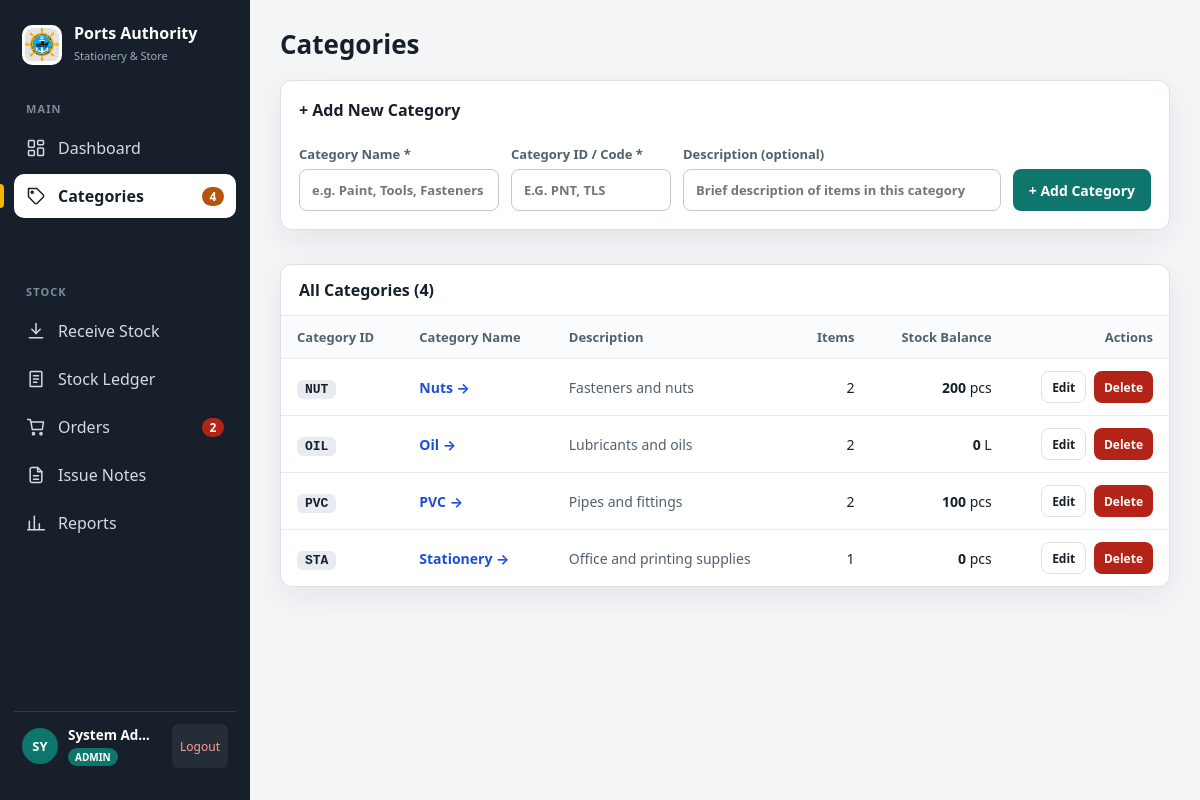
Page /app/categories.php (signed in) on the committed database.
### tables this page shows
CREATE TABLE IF NOT EXISTS categories (
    id INT AUTO_INCREMENT PRIMARY KEY,
    name VARCHAR(100) NOT NULL UNIQUE,
    code VARCHAR(10) NOT NULL UNIQUE,
    description VARCHAR(255) DEFAULT NULL,
    unit VARCHAR(20) NOT NULL DEFAULT 'pcs',
    default_reorder INT NOT NULL DEFAULT 10,
    color VARCHAR(20) DEFAULT '#0F766E'
);

### app/helpers.php (called while the page is built, shortened)
<?php
function db() {
    static $pdo = null;
    if ($pdo === null) {
        $dsn = 'mysql:host=' . DB_HOST . ';dbname=' . DB_NAME . ';charset=utf8mb4';
        $pdo = new PDO($dsn, DB_USER, DB_PASS, [
            PDO::ATTR_ERRMODE => PDO::ERRMODE_EXCEPTION,
            PDO::ATTR_DEFAULT_FETCH_MODE => PDO::FETCH_ASSOC,
            PDO::ATTR_EMULATE_PREPARES => false,
        ]);
    }
    return $pdo;
}
try {
    $pdo = db();
} catch (Throwable $e) {
    $pdo = null;
}
function q($sql, $params = []) {
    global $pdo;
    $stmt = $pdo->prepare($sql);
    $stmt->execute($params);
    return $stmt;
}
function e($value) {
    return htmlspecialchars((string) ($value ?? ''), ENT_QUOTES, 'UTF-8');
}
function qty($value) {
    $num = (float) $value;
    if (floor($num) == $num) {
        return number_format($num, 0);
    }
    return number_format($num, 2);
}

### app/categories.php (the view, shortened to what this page needs)
<?php
require_once __DIR__ . '/layout.php';
$rows = q("SELECT c.*, COUNT(b.id) AS items, COALESCE(SUM(b.balance), 0) AS bal
           FROM categories c
           LEFT JOIN item_balances b ON b.category = c.name
           GROUP BY c.id, c.name, c.code, c.description, c.unit, c.default_reorder, c.color
           ORDER BY c.name ASC")->fetchAll();
?>
<div class="box pad" style="margin-bottom:16px">
  <h2 style="padding:0 0 14px 0;border-bottom:0;margin:0">+ Add New Category</h2>
  <form method="post">
    <div class="row" style="margin-top:10px">
      <label style="flex:1;min-width:200px">
        Category Name *
        <input name="name" required placeholder="e.g. Paint, Tools, Fasteners">
      </label>
      <label style="width:160px">
        Category ID / Code *
        <input name="code" required maxlength="10" placeholder="e.g. PNT, TLS" style="text-transform:uppercase">
      </label>
      <label style="flex:2;min-width:260px">
        Description (optional)
        <input name="description" placeholder="Brief description of items in this category">
      </label>
      <div style="align-self:flex-end">
        <button class="btn g">+ Add Category</button>
      </div>
    </div>
  </form>
</div>
<div class="box">
  <h2>All Categories (<?= count($rows) ?>)</h2>
  <table>
    <thead>
      <tr>
        <th>Category ID</th>
        <th>Category Name</th>
        <th>Description</th>
        <th class="r">Items</th>
        <th class="r">Stock Balance</th>
        <th class="r">Actions</th>
      </tr>
    </thead>
    <tbody>
      <?php foreach ($rows as $r): ?>
        <tr>
          <td><span class="code"><?= e($r['code']) ?></span></td>
          <td>
            <a href="inventory.php?cat=<?= urlencode($r['name']) ?>" style="color:var(--blue);font-weight:700;text-decoration:none">
              <?= e($r['name']) ?> &rarr;
            </a>
          </td>
          <td style="color:var(--mut)"><?= e($r['description'] ?: '-') ?></td>
          <td class="r"><?= (int)$r['items'] ?></td>
          <td class="r"><b><?= qty($r['bal']) ?></b> <?= e($r['unit'] ?? 'pcs') ?></td>
          <td class="r" style="white-space:nowrap">
            <button type="button" class="btn s o" onclick='openEditModal(<?= json_encode($r, JSON_HEX_TAG | JSON_HEX_APOS | JSON_HEX_QUOT | JSON_HEX_AMP) ?>)'>
              Edit
            </button>
            <button type="button" class="btn s d" style="margin-left:4px" onclick="confirmDeleteCat(<?= (int)$r['id'] ?>, '<?= e(addslashes($r['name'])) ?>', <?= (int)$r['items'] ?>)">
              Delete
            </button>
          </td>
        </tr>
      <?php endforeach; ?>
    </tbody>
  </table>
</div>

### app/app.css (style rules this page uses)
:root { --ink: #17202A; --mut: #52606D; --bg: #F4F5F7; --line: #DDE1E6; --red: #B42318; --blue: #1D4ED8; --port: #0F766E; --shop: #B45309; --panel: #ffffff; --shadow: 0 10px 30px rgba(23, 32, 42, 0.07); }
* { box-sizing: border-box; }
body { margin: 0; font-family: system-ui, -apple-system, Segoe UI, Roboto, Helvetica, Arial, sans-serif; color: var(--ink); background: var(--bg); }
button, input, select, textarea { font: inherit; }
nav svg { width: 20px; height: 20px; flex-shrink: 0; fill: none; stroke: currentColor; stroke-width: 1.8; stroke-linecap: round; stroke-linejoin: round; }
.btn { min-height: 42px; padding: 0 16px; border-radius: 8px; border: 0; background: var(--ink); color: #fff; font-weight: 600; font-size: 14px; cursor: pointer; display: inline-flex; align-items: center; justify-content: center; gap: 6px; text-decoration: none; transition: transform .12s ease, background .12s ease; }
.btn.g { background: #0F766E; }
.btn.d { background: #B42318; }
.btn.o { background: #fff; color: var(--ink); border: 1px solid var(--line); }
.btn.s { min-height: 32px; padding: 0 10px; font-size: 12px; }
.box { background: #fff; border: 1px solid var(--line); border-radius: 12px; box-shadow: var(--shadow); overflow: hidden; }
.pad { padding: 18px; }
.box h2 { margin: 0; padding: 14px 18px; font-size: 16px; border-bottom: 1px solid #E8EBEF; }
table { width: 100%; border-collapse: collapse; font-size: 14px; }
th { text-align: left; color: var(--mut); font-size: 13px; font-weight: 600; padding: 12px 16px; background: #FAFBFC; border-bottom: 1px solid #E8EBEF; }
td { padding: 12px 16px; border-top: 1px solid #E8EBEF; vertical-align: middle; }
th.r, td.r { text-align: right; }
.code { font-family: ui-monospace, Consolas, monospace; font-size: 13px; font-weight: 700; background: #E8EBEF; border-radius: 6px; padding: 2px 8px; white-space: nowrap; }
label { display: flex; flex-direction: column; gap: 6px; font-size: 13px; font-weight: 600; color: var(--mut); }
input, select, textarea { min-height: 42px; padding: 0 12px; border: 1px solid #C3CAD2; border-radius: 8px; background: #fff; color: var(--ink); }
.row { display: flex; align-items: center; flex-wrap: wrap; gap: 12px; }

### rows in the picture
categories: code "NUT", name "Nuts", description "Fasteners and nuts", items "2", bal "200", unit "pcs"
categories: code "OIL", name "Oil", description "Lubricants and oils", items "2", bal "0", unit "L"
categories: code "PVC", name "PVC", description "Pipes and fittings", items "2", bal "100", unit "pcs"
categories: code "STA", name "Stationery", description "Office and printing supplies", items "1", bal "0", unit "pcs"

### other values in the picture
$item['label'] "Dashboard"
$item['label'] "Categories"
$item['badge'] "4"
$item['label'] "Receive Stock"
$item['label'] "Stock Ledger"
$item['label'] "Orders"
$item['badge'] "2"
$item['label'] "Issue Notes"
$item['label'] "Reports"
substr($userName, 0, 2) "SY"
$userName "System Ad…"
str_replace('_', ' ', $userRole) "ADMIN"
$title "Categories"
count($rows) "4"
